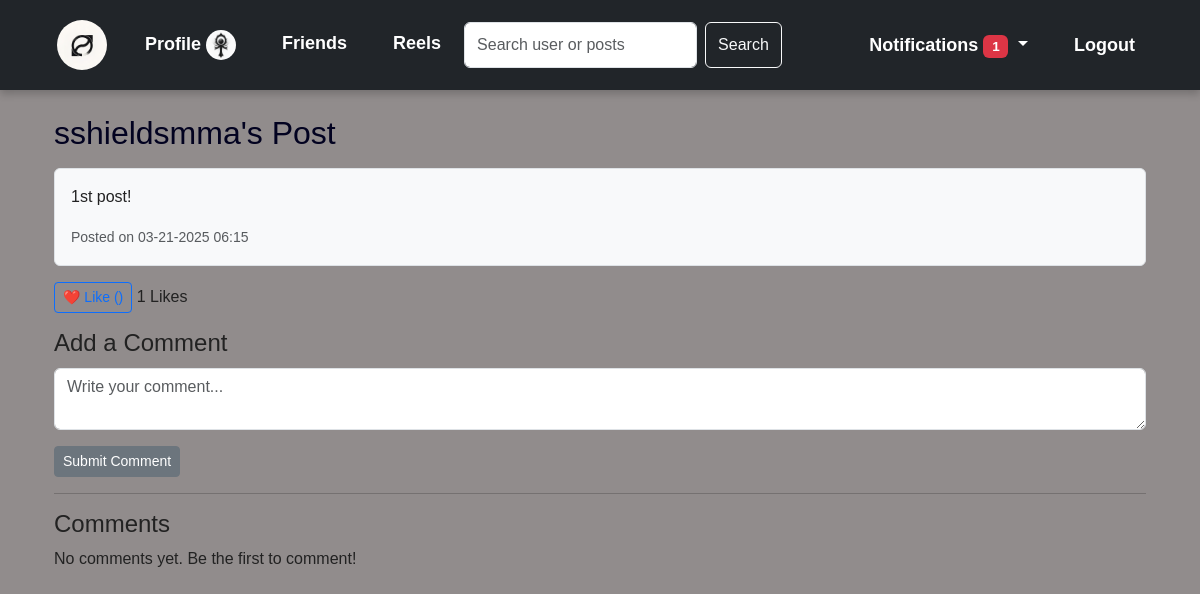
The app's page /post/1 (signed in) with its own data.
### app/models.py (models this page shows, shortened)
class User(db.Model, UserMixin):
    id = db.Column(db.Integer, primary_key=True)
    email = db.Column(db.String(120), unique=True, nullable=False)
    first_name = db.Column(db.String(120), nullable=False)
    last_name = db.Column(db.String(120), nullable=False)
    username = db.Column(db.String(120), nullable=False)
    password = db.Column(db.String(255), nullable=False)
    date_of_birth = db.Column(db.Date, nullable=False)
    bio = db.Column(db.Text, nullable=True, default="Hi")
    profile_picture = db.Column(db.String(255), default='/static/default_profile.png')
    friends = db.relationship(
        'User',
        secondary=friends_table,
        primaryjoin=(friends_table.c.user_id == id),
        secondaryjoin=(friends_table.c.friend_id == id),
        backref=db.backref('friend_list', lazy='dynamic'),
        lazy='dynamic'
    )

class Post(db.Model):
    id = db.Column(db.Integer, primary_key=True)
    title = db.Column(db.String(100), nullable=True)
    content = db.Column(db.Text, nullable=False)
    date_posted = db.Column(db.DateTime, default=datetime.utcnow)
    user_id = db.Column(db.Integer, db.ForeignKey('user.id'), nullable=False)
    likes = db.Column(db.Integer, default=0, nullable=False)
    comments = db.Column(db.Text, nullable=True)
    views = db.Column(db.Integer, default=0)
    comments = db.relationship('Comment', backref='post', lazy=True)
    user = db.relationship('User', backref='posts', lazy=True)

### app/routes/main.py (the view)
@main.route('/post/<int:post_id>')
def post(post_id):
    post = Post.query.get_or_404(post_id)
    return render_template('post.html', post=post, user=current_user)

### app/models.py (called while the page is built)
@login_manager.user_loader
def load_user(user_id):
    return User.query.get(int(user_id))

### app/routes/main.py (called while the page is built)
@main.context_processor
def inject_notifications():
    if current_user.is_authenticated:
        pending_requests = FriendRequest.query.filter_by(receiver_id=current_user.id, status='pending').all()
    else:
        pending_requests = []
    return dict(pending_requests=pending_requests)

### app/templates/post.html (shortened to what this page needs)
{% extends "layout.html" %}
{% block content %}
<div class="container mt-4">
    <h2>
        <a href="{{ url_for('users.profile', user_id=post.user.id) }}" style="color: rgb(2, 2, 32);">
            {{ post.user.username }}'s Post
        </a>
    </h2>
    <div class="post-container p-3 my-3 border rounded bg-light">
        <p>{{ post.content }}</p>
        <small class="text-muted">Posted on {{ post.date_posted.strftime('%m-%d-%Y %H:%M') }}</small>
    </div>
    <div class="mb-3">
        <form action="{{ url_for('main.like_post', post_id=post.id) }}" method="post" style="display: inline;">
            <button type="submit" class="btn btn-outline-primary btn-sm">❤️ Like ({{ likes_count }})</button>
            <span>{{ post.likes }} Likes</span>
        </form>
    </div>
    <h4>Add a Comment</h4>
    <form action="{{ url_for('main.comment_post', post_id=post.id) }}" method="post">
        <div class="mb-3">
            <textarea name="comment_content" class="form-control" rows="2" placeholder="Write your comment..." required></textarea>
        </div>
        <button type="submit" class="btn btn-secondary btn-sm">Submit Comment</button>
    </form>
    <hr>
    <h4>Comments</h4>
    {% if comments %}
        <ul class="list-group">
            {% for comment in comments %}
                <li class="list-group-item">
                    <strong>{{ comment.user.username }}</strong>: {{ comment.content }}
                    <br>
                    <small class="text-muted">{{ comment.date_posted.strftime('%m-%d-%Y %H:%M') }}</small>
                </li>
            {% endfor %}
        </ul>
    {% else %}
        <p>No comments yet. Be the first to comment!</p>
    {% endif %}
</div>
{% endblock %}

### app/templates/navbar.html (shortened to what this page needs)
<nav class="navbar navbar-expand-lg navbar-dark bg-dark">
    <div class="container">
        <a class="navbar-brand" href="{{ url_for('main.index') }}">
            <img src="{{ url_for('static', filename='images/logo.png') }}" width="30" height="30" class="d-inline-block align-top" alt="">
        </a>
        <div class="collapse navbar-collapse" id="navbarNav">
            <ul class="navbar-nav me-auto">
                {% if current_user.is_authenticated %}
                <li class="nav-item">
                    <a class="nav-link" href="{{ url_for('users.profile', user_id=current_user.id) }}">
                        Profile <img src="{{ url_for('static', filename='images/profile_pics/' + current_user.profile_picture) }}?v={{ current_user.id }}" alt="Profile Picture"
                        style="width: 30px; height: 30px; border-radius: 50%;" >
                    </a>
                </li>
                {% if current_user.is_authenticated %}
                <li class="nav-item">
                    <a class="nav-link" href="{{ url_for('users.friends_list', user_id=current_user.id) }}">Friends</a>
                </li>
                {% endif %}
                <li class="nav-item">
                    <a class="nav-link" href="{{ url_for('reels.get_reels') }}">Reels</a>
                </li>
                <form class="d-flex ms-auto" action="{{ url_for('main.search') }}" method="get">
                    <input class="form-control me-2" type="search" name="query" placeholder="Search user or posts" aria-label="Search">
                    <button class="btn btn-outline-light" type="submit">Search</button>
                </form>
            </ul>
            <ul class="navbar-nav">
                <li class="nav-item dropdown">
                    <a class="nav-link dropdown-toggle" href="#" id="navbarDropdown" role="button" data-bs-toggle="dropdown" aria-expanded="false">
                        Notifications <span class="badge bg-danger">{{ pending_requests|length }}</span>
                    </a>
                        {% if pending_requests %}
                            {% for request in pending_requests %}
                                </li>
                            {% endfor %}
                        {% else %}
                            <li class="dropdown-item">No new friend requests</li>
                        {% endif %}
                    </ul>
                <li class="nav-item">
                    <a class="nav-link" href="{{ url_for('auth.logout') }}">Logout</a>
                </li>
                {% endif %}
        </div>
    </div>
</nav>

### app/static/styles.css (style rules this page uses)
body { font-family: 'Arial', sans-serif; background-color: #918c8c; margin: 0; padding: 0; color: #222; }
a { text-decoration: none; color: #C9A227; }
.navbar { background-color: black; padding: 15px 20px; display: flex; justify-content: space-between; align-items: center; box-shadow: 0 4px 8px rgba(0, 0, 0, 0.2); }
.navbar a { color: white; font-weight: bold; font-size: 18px; margin: 0 15px; }
.navbar-brand img { width: 50px; height: 50px; border-radius: 50%; }
input[type="text"], input[type="email"], input[type="password"], textarea { width: 100%; padding: 10px; margin: 10px 0; border-radius: 5px; border: 1px solid #ccc; background: #f9f9f9; }

### records on screen
User: profile_picture (picture)
User: user.username "sshieldsmma"
Post: content "1st post!", date_posted "03-21-2025 06:15", likes "1"

### other values on screen
{{ pending_requests|length }} "1"
